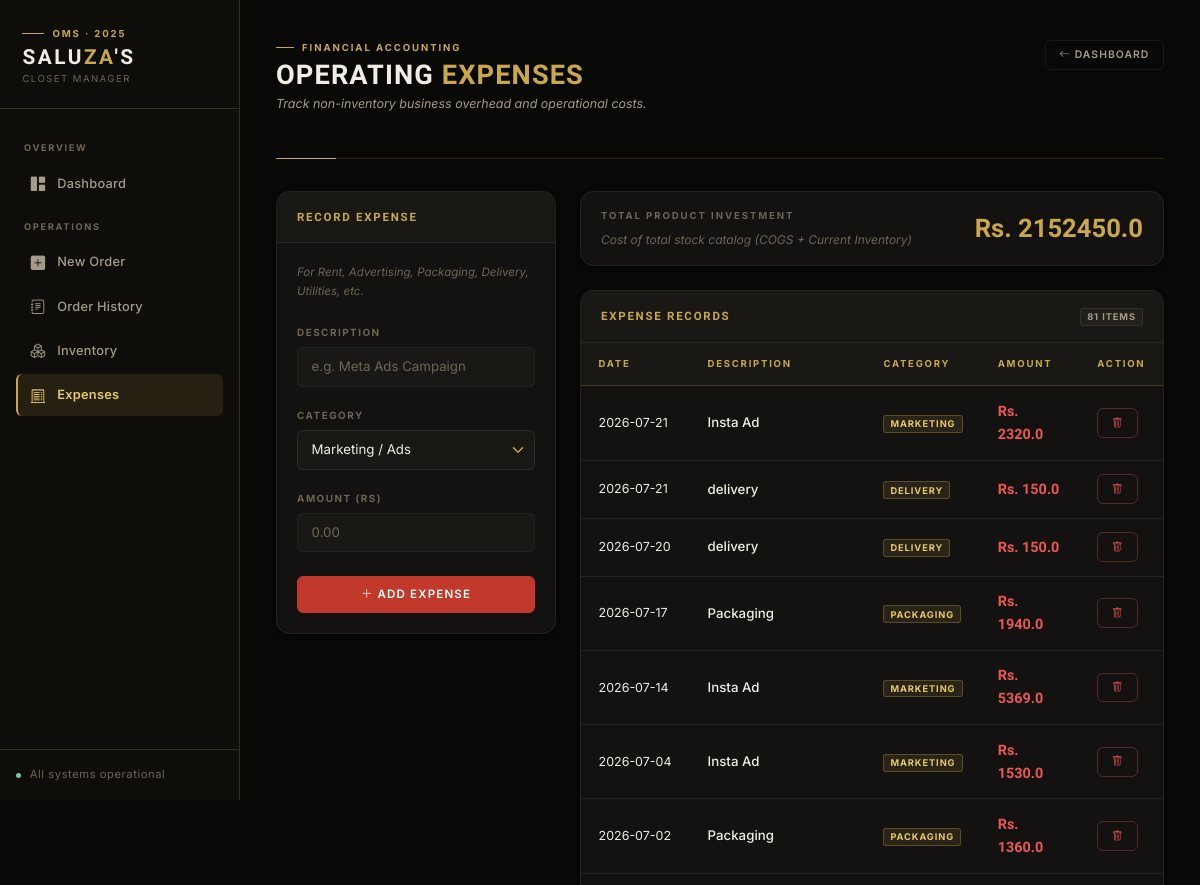
Before: /expenses (upper part) with the older database file.
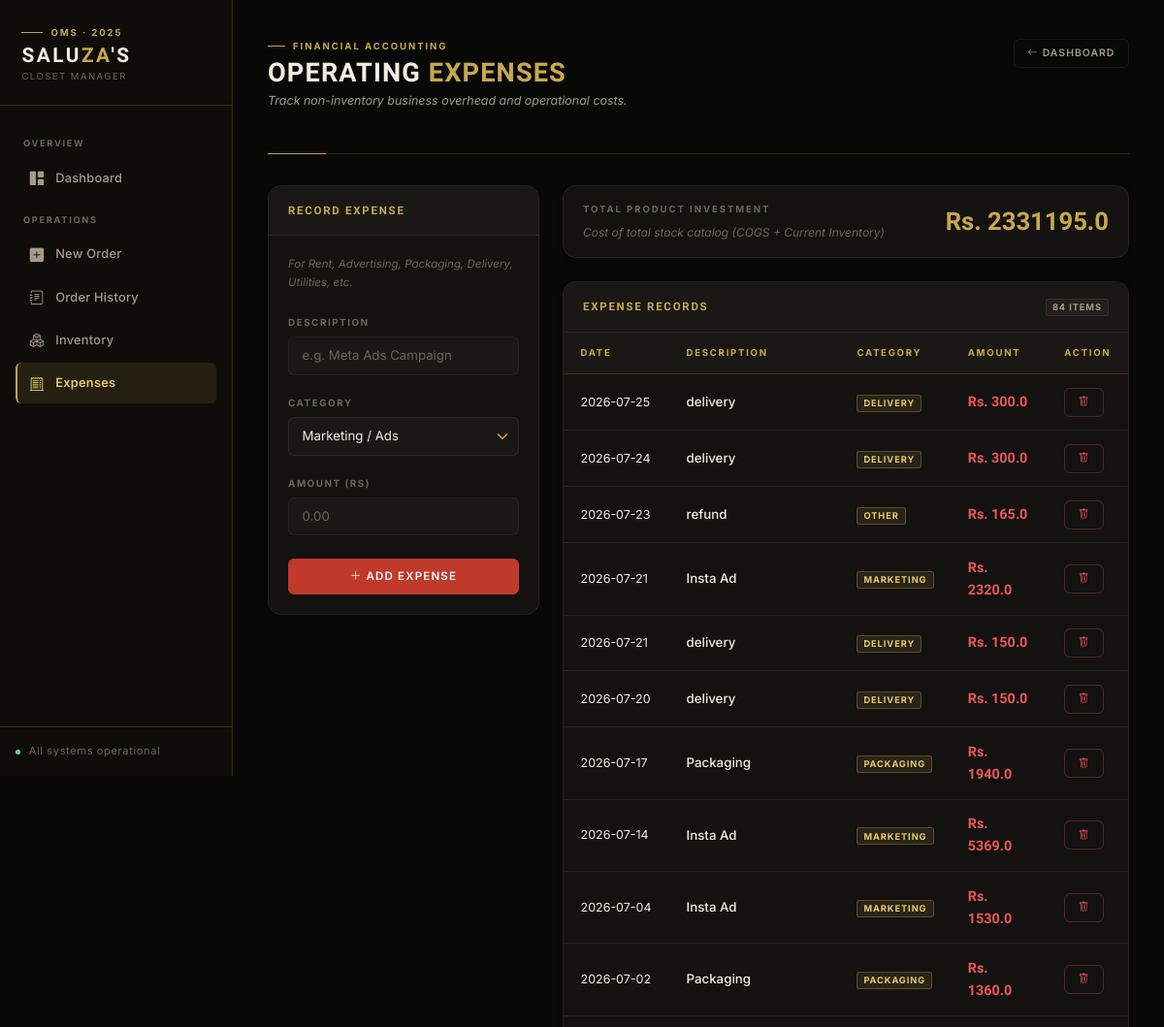
After: the same page with the newer database file.
### app.py (models this page shows)
class Expense(db.Model):
    id = db.Column(db.Integer, primary_key=True)
    description = db.Column(db.String(100), nullable=False)
    category = db.Column(db.String(50), nullable=False) # e.g. Rent, Marketing, Packaging
    amount = db.Column(db.Float, nullable=False)
    date = db.Column(db.DateTime, default=datetime.utcnow)

### app.py (the view, shortened to what this page needs)
@app.route('/expenses', methods=['GET', 'POST'])
def expenses():
    all_expenses = Expense.query.order_by(Expense.date.desc()).all()
    inventory_value = 0
    products = Product.query.all()
    for p in products:
        inventory_value += (p.stock * p.cost_price)
    sold_cost = 0
    order_items = OrderItem.query.all()
    for item in order_items:
        product = Product.query.get(item.product_id)
        if product:
            sold_cost += (item.quantity * product.cost_price)
    total_product_expense = inventory_value + sold_cost
    return render_template('expenses.html',
                           expenses=all_expenses,
                           product_expense=total_product_expense)

### templates/expenses.html (shortened to what this page needs)
{% extends "layout.html" %}
{% block content %}
<div class="page-header">
    <div>
        <div class="page-header-eyebrow">
            <div class="page-header-eyebrow-line"></div>
            <span class="page-header-eyebrow-text">Financial Accounting</span>
        </div>
        <h1>Operating <span class="gold">Expenses</span></h1>
        <p class="page-header-sub">Track non-inventory business overhead and operational costs.</p>
    </div>
    <a href="/" class="btn btn-outline-secondary btn-sm">
        <i class="bi bi-arrow-left me-1"></i>Dashboard
    </a>
</div>
<div class="row g-4">
    <div class="col-md-4">
        <div class="card" style="position: sticky; top: 1.5rem;">
            <div class="card-header">Record Expense</div>
            <div class="card-body">
                <p style="font-size: 0.72rem; color: var(--text-tertiary); font-style: italic; margin-bottom: 1.25rem;">
                    For Rent, Advertising, Packaging, Delivery, Utilities, etc.
                </p>
                <form method="POST">
                    <div class="mb-3">
                        <label class="form-label">Description</label>
                        <input type="text" name="description" class="form-control" placeholder="e.g. Meta Ads Campaign" required>
                    </div>
                    <div class="mb-3">
                        <label class="form-label">Category</label>
                        <select name="category" class="form-select">
                            <option value="Marketing">Marketing / Ads</option>
                        </select>
                    </div>
                    <div class="mb-4">
                        <label class="form-label">Amount (Rs)</label>
                        <input type="number" name="amount" step="0.01" class="form-control" placeholder="0.00" required>
                    </div>
                    <button type="submit" class="btn btn-danger w-100">
                        <i class="bi bi-plus-lg me-1"></i>Add Expense
                    </button>
                </form>
            </div>
        </div>
    </div>
    <div class="col-md-8">
        <div class="card mb-4" style="background: var(--surface-2); border-color: var(--line-soft);">
            <div class="card-body d-flex justify-content-between align-items-center py-3">
                <div>
                    <div class="stat-label">Total Product Investment</div>
                    <div style="font-size: 0.75rem; color: var(--text-tertiary); font-style: italic;">Cost of total stock catalog (COGS + Current Inventory)</div>
                </div>
                <div class="text-end">
                    <div style="font-family: 'Oswald', sans-serif; font-size: 1.6rem; font-weight: 600; color: var(--gold);">Rs. {{ product_expense }}</div>
                </div>
            </div>
        </div>
        <div class="card">
            <div class="card-header" style="justify-content: space-between;">
                <span>Expense Records</span>
                <span class="badge bg-secondary">{{ expenses | length }} items</span>
            </div>
            <div class="card-body p-0">
                <div class="table-responsive">
                    <table class="table table-hover mb-0 align-middle">
                        <thead>
                            <tr>
                                <th>Date</th>
                                <th>Description</th>
                                <th>Category</th>
                                <th>Amount</th>
                                <th>Action</th>
                            </tr>
                        </thead>
                        <tbody>
                            {% for exp in expenses %}
                            <tr>
                                <td style="color: var(--text-secondary); font-size: 0.78rem; white-space: nowrap;">
                                    {{ exp.date.strftime('%Y-%m-%d') }}
                                </td>
                                <td style="font-weight: 500;">{{ exp.description }}</td>
                                <td>
                                    <span class="badge bg-gold">{{ exp.category }}</span>
                                </td>
                                <td>
                                    <span style="font-family: 'Oswald', sans-serif; font-weight: 600; color: var(--danger); font-size: 0.9rem;">
                                        Rs. {{ exp.amount }}
                                    </span>
                                </td>
                                <td>
                                    <a href="/delete_expense/{{ exp.id }}" class="btn btn-sm btn-outline-danger"
                                       onclick="return confirm('Delete this expense entry?')" title="Delete">
                                        <i class="bi bi-trash"></i>
                                    </a>
                                </td>
                            </tr>
                            {% else %}
                            <tr>
                                <td colspan="5" class="text-center py-4" style="color: var(--text-tertiary); font-style: italic; font-size: 0.78rem;">
                                    No operating expenses recorded yet.
                                </td>
                            </tr>
                            {% endfor %}
                        </tbody>
                    </table>
                </div>
            </div>
        </div>
    </div>
</div>
{% endblock %}

### templates/layout.html (shortened to what this page needs)
<!DOCTYPE html>
<html lang="en">
<head>
    <link href="https://cdn.jsdelivr.net/npm/bootstrap@5.3.0/dist/css/bootstrap.min.css" rel="stylesheet">
    <link rel="stylesheet" href="https://cdn.jsdelivr.net/npm/bootstrap-icons@1.11.3/font/bootstrap-icons.min.css">
</head>
<body>
    <aside class="sidebar" id="sidebar">
        <a class="sidebar-brand" href="/">
            <div class="sidebar-eyebrow">
                <div class="sidebar-eyebrow-line"></div>
                <span class="sidebar-eyebrow-text">OMS · 2025</span>
            </div>
            <span class="sidebar-brand-name">Salu<span>za</span>'s</span>
            <span class="sidebar-brand-sub">Closet Manager</span>
        </a>
        <nav class="sidebar-nav">
            <span class="sidebar-nav-label">Overview</span>
            <a class="sidebar-link {% if request.path == '/' %}active{% endif %}" href="/">
                <i class="bi bi-grid-1x2-fill"></i> Dashboard
            </a>
            <span class="sidebar-nav-label">Operations</span>
            <a class="sidebar-link {% if request.path == '/new_order' %}active{% endif %}" href="/new_order">
                <i class="bi bi-plus-square-fill"></i> New Order
            </a>
            <a class="sidebar-link {% if request.path == '/orders' %}active{% endif %}" href="/orders">
                <i class="bi bi-journal-text"></i> Order History
            </a>
            <a class="sidebar-link {% if request.path == '/inventory' %}active{% endif %}" href="/inventory">
                <i class="bi bi-boxes"></i> Inventory
            </a>
            <a class="sidebar-link {% if request.path == '/expenses' %}active{% endif %}" href="/expenses">
                <i class="bi bi-receipt-cutoff"></i> Expenses
            </a>
        </nav>
        <div class="sidebar-footer">
            <div class="sidebar-status">
                <div class="status-dot"></div>
                <span>All systems operational</span>
            </div>
        </div>
    </aside>
    <div class="main-wrapper">
        <div class="main-content page-content">
            {% block content %}{% endblock %}
        </div>
    </div>
</body>
</html>

Changed rows visible on the page:
added Expense: date "2026-07-25", description "delivery", category "DELIVERY", amount "300.0"
added Expense: date "2026-07-24", description "delivery", category "DELIVERY", amount "300.0"
added Expense: date "2026-07-23", description "refund", category "OTHER", amount "165.0"
Other visible differences:
{{ product_expense }}: "2152450.0" → "2331195.0"
{{ expenses | length }}: "81" → "84"
